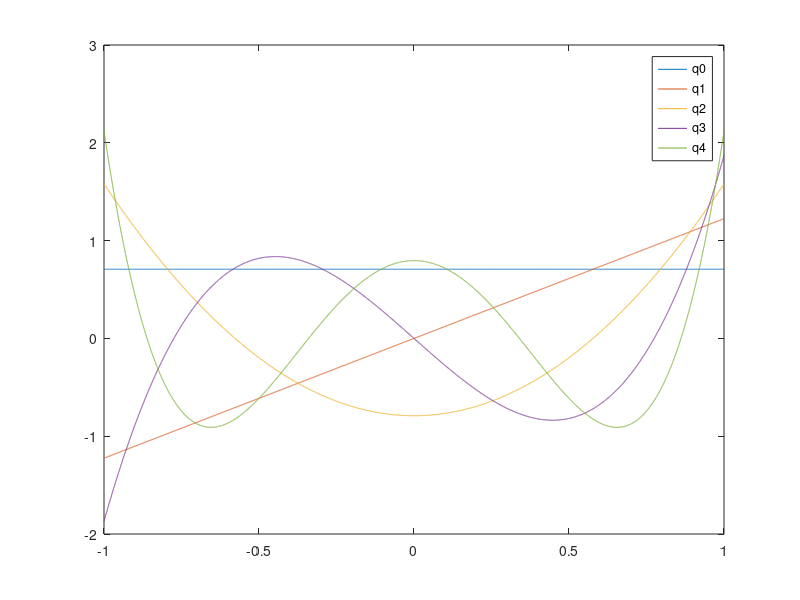
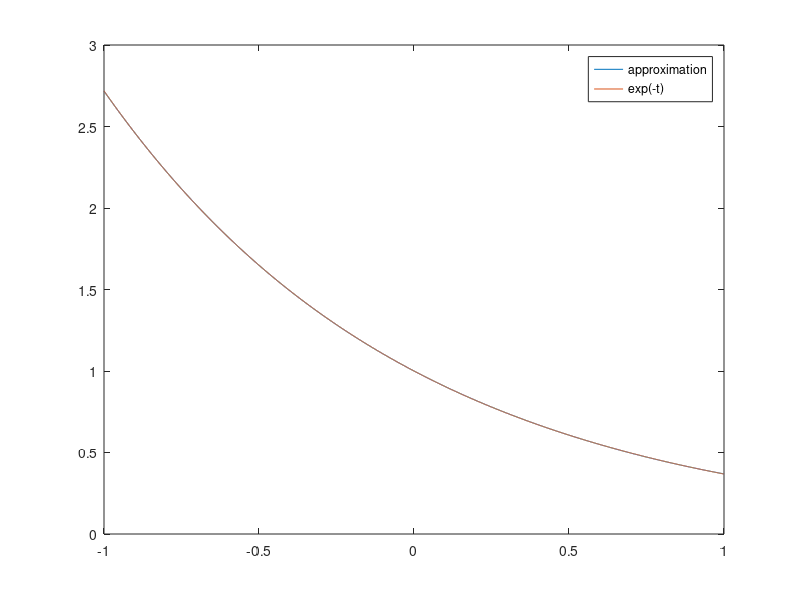

These charts were generated, in order, by the following MATLAB code:
%problem 1
t = linspace(-1,1,10000);
p = zeros(10000, 5);
q = p;
e = p;
dt = t(2) - t(1);
for kk = 1:5
    p(:,kk) = t.^(kk-1);
end
e(:,1) = p(:,1);
q(:,1) = e(:,1) ./ sqrt(sum(e(:,1).*e(:,1).*dt));

for ii = 2:5
    e(:,ii) = p(:,ii);
    for jj = 1:ii-1
        e(:,ii) = e(:,ii) - sum(p(:,ii).*q(:,jj).*dt) * q(:,jj);
    end
    q(:,ii) = e(:,ii) ./ sqrt(sum(e(:,ii).*e(:,ii).*dt));
end
figure(1);
plot(t,q(:,1));
hold on;
plot(t,q(:,2));
plot(t,q(:,3));
plot(t,q(:,4));
plot(t,q(:,5));
legend('q0','q1','q2','q3','q4');
hold off;

% problem 2
f = transpose(exp(-t));

R = zeros(5,5);
for ii = 1:5
    for jj = 1:5
        R(ii,jj) = sum(q(:,ii) .* q(:,jj) * dt);
    end
end

P = zeros(5,1);
for ii = 1:5
    P(ii,1) = sum(f .* q(:,ii) * dt);
end

x_hat = q*inv(R)*P;

figure(2)
plot(t,x_hat);
hold on;
plot(t,f);
legend('approximation', 'exp(-t)');
